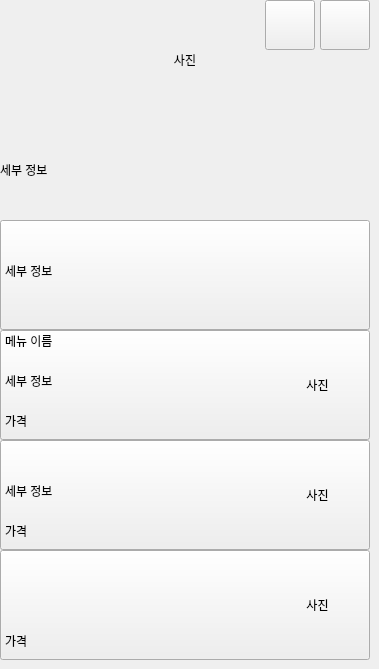
     <widget class="QWidget" name="page_3">
      <widget class="QLabel" name="lb_Menu_name3">
       <property name="geometry">
        <rect>
         <x>5</x>
         <y>440</y>
         <width>201</width>
         <height>21</height>
        </rect>
       </property>
       <property name="text">
        <string>메뉴 이름</string>
       </property>
      </widget>
      <widget class="QLabel" name="lb_Menu_Detail">
       <property name="geometry">
        <rect>
         <x>0</x>
         <y>120</y>
         <width>370</width>
         <height>100</height>
        </rect>
       </property>
       <property name="text">
        <string>세부 정보</string>
       </property>
      </widget>
      <widget class="QPushButton" name="Btn_Menu2">
       <property name="geometry">
        <rect>
         <x>0</x>
         <y>330</y>
         <width>370</width>
         <height>110</height>
        </rect>
       </property>
       <property name="text">
        <string/>
       </property>
       <property name="flat">
        <bool>false</bool>
       </property>
      </widget>
      <widget class="QLabel" name="lb_Menu_Detail4">
       <property name="geometry">
        <rect>
         <x>5</x>
         <y>590</y>
         <width>201</width>
         <height>21</height>
        </rect>
       </property>
       <property name="text">
        <string>세부 정보</string>
       </property>
      </widget>
      <widget class="QPushButton" name="Btn_Menu_Back">
       <property name="geometry">
        <rect>
         <x>0</x>
         <y>0</y>
         <width>50</width>
         <height>50</height>
        </rect>
       </property>
       <property name="styleSheet">
        <string notr="true">border-image: url(:/Image/Back_2.png);</string>
       </property>
       <property name="text">
        <string/>
       </property>
       <property name="flat">
        <bool>true</bool>
       </property>
      </widget>
      <widget class="QLabel" name="lb_Menu_name2">
       <property name="geometry">
        <rect>
         <x>5</x>
         <y>330</y>
         <width>201</width>
         <height>21</height>
        </rect>
       </property>
       <property name="text">
        <string>메뉴 이름</string>
       </property>
      </widget>
      <widget class="QPushButton" name="Btn_Menu3">
       <property name="geometry">
        <rect>
         <x>0</x>
         <y>440</y>
         <width>370</width>
         <height>110</height>
        </rect>
       </property>
       <property name="text">
        <string/>
       </property>
       <property name="flat">
        <bool>false</bool>
       </property>
      </widget>
      <widget class="QLabel" name="lb_Menu_Detail3">
       <property name="geometry">
        <rect>
         <x>5</x>
         <y>480</y>
         <width>201</width>
         <height>21</height>
        </rect>
       </property>
       <property name="text">
        <string>세부 정보</string>
       </property>
      </widget>
      <widget class="QLabel" name="lb_Menu_Photo1">
       <property name="geometry">
        <rect>
         <x>270</x>
         <y>220</y>
         <width>95</width>
         <height>110</height>
        </rect>
       </property>
       <property name="text">
        <string>사진</string>
       </property>
       <property name="alignment">
        <set>Qt::AlignCenter</set>
       </property>
      </widget>
      <widget class="QLabel" name="lb_Menu_Price1">
       <property name="geometry">
        <rect>
         <x>5</x>
         <y>300</y>
         <width>201</width>
         <height>21</height>
        </rect>
       </property>
       <property name="text">
        <string>가격</string>
       </property>
      </widget>
      <widget class="QLabel" name="lb_Menu_Price2">
       <property name="geometry">
        <rect>
         <x>5</x>
         <y>410</y>
         <width>201</width>
         <height>21</height>
        </rect>
       </property>
       <property name="text">
        <string>가격</string>
       </property>
      </widget>
      <widget class="QLabel" name="lb_Menu_name4">
       <property name="geometry">
        <rect>
         <x>5</x>
         <y>550</y>
         <width>201</width>
         <height>21</height>
        </rect>
       </property>
       <property name="text">
        <string>메뉴 이름</string>
       </property>
      </widget>
      <widget class="QLabel" name="lb_Menu_Photo2">
       <property name="geometry">
        <rect>
         <x>270</x>
         <y>330</y>
         <width>95</width>
         <height>110</height>
        </rect>
       </property>
       <property name="text">
        <string>사진</string>
       </property>
       <property name="alignment">
        <set>Qt::AlignCenter</set>
       </property>
      </widget>
      <widget class="QLabel" name="lb_Menu_Detail2">
       <property name="geometry">
        <rect>
         <x>5</x>
         <y>370</y>
         <width>201</width>
         <height>21</height>
        </rect>
       </property>
       <property name="text">
        <string>세부 정보</string>
       </property>
      </widget>
      <widget class="QLabel" name="lb_Menu_Price3">
       <property name="geometry">
        <rect>
         <x>5</x>
         <y>520</y>
         <width>201</width>
         <height>21</height>
        </rect>
       </property>
       <property name="text">
        <string>가격</string>
       </property>
      </widget>
      <widget class="QLabel" name="lb_Menu_Photo">
       <property name="geometry">
        <rect>
         <x>0</x>
         <y>0</y>
         <width>370</width>
         <height>120</height>
        </rect>
       </property>
       <property name="text">
        <string>사진</string>
       </property>
       <property name="alignment">
        <set>Qt::AlignCenter</set>
       </property>
      </widget>
      <widget class="QPushButton" name="Btn_Menu4">
       <property name="geometry">
        <rect>
         <x>0</x>
         <y>550</y>
         <width>370</width>
         <height>110</height>
        </rect>
       </property>
       <property name="text">
        <string/>
       </property>
       <property name="flat">
        <bool>false</bool>
       </property>
      </widget>
      <widget class="QPushButton" name="Btn_Menu_Bascket">
       <property name="geometry">
        <rect>
         <x>320</x>
         <y>0</y>
         <width>50</width>
         <height>50</height>
        </rect>
       </property>
       <property name="styleSheet">
        <string notr="true">border-image: url(:/Image/Baskcet.png);</string>
       </property>
       <property name="text">
        <string/>
       </property>
      </widget>
      <widget class="QLabel" name="lb_Menu_name1">
       <property name="geometry">
        <rect>
         <x>5</x>
         <y>220</y>
         <width>201</width>
         <height>21</height>
        </rect>
       </property>
       <property name="text">
        <string>메뉴 이름</string>
       </property>
      </widget>
      <widget class="QPushButton" name="Btn_Menu1">
       <property name="geometry">
        <rect>
         <x>0</x>
         <y>220</y>
         <width>370</width>
         <height>110</height>
        </rect>
       </property>
       <property name="text">
        <string/>
       </property>
       <property name="flat">
        <bool>false</bool>
       </property>
      </widget>
      <widget class="QLabel" name="lb_Menu_Photo4">
       <property name="geometry">
        <rect>
         <x>270</x>
         <y>550</y>
         <width>95</width>
         <height>110</height>
        </rect>
       </property>
       <property name="text">
        <string>사진</string>
       </property>
       <property name="alignment">
        <set>Qt::AlignCenter</set>
       </property>
      </widget>
      <widget class="QPushButton" name="Btn_Menu_home">
       <property name="geometry">
        <rect>
         <x>265</x>
         <y>0</y>
         <width>50</width>
         <height>50</height>
        </rect>
       </property>
       <property name="styleSheet">
        <string notr="true">border-image: url(:/Image/HOME.png);</string>
       </property>
       <property name="text">
        <string/>
       </property>
      </widget>
      <widget class="QLabel" name="lb_Menu_Detail1">
       <property name="geometry">
        <rect>
         <x>5</x>
         <y>260</y>
         <width>201</width>
         <height>21</height>
        </rect>
       </property>
       <property name="text">
        <string>세부 정보</string>
       </property>
      </widget>
      <widget class="QLabel" name="lb_Menu_Price4">
       <property name="geometry">
        <rect>
         <x>5</x>
         <y>630</y>
         <width>201</width>
         <height>21</height>
        </rect>
       </property>
       <property name="text">
        <string>가격</string>
       </property>
      </widget>
      <widget class="QLabel" name="lb_Menu_Photo3">
       <property name="geometry">
        <rect>
         <x>270</x>
         <y>440</y>
         <width>95</width>
         <height>110</height>
        </rect>
       </property>
       <property name="text">
        <string>사진</string>
       </property>
       <property name="alignment">
        <set>Qt::AlignCenter</set>
       </property>
      </widget>
      <zorder>lb_Menu_Photo</zorder>
      <zorder>lb_Menu_name3</zorder>
      <zorder>lb_Menu_Detail</zorder>
      <zorder>Btn_Menu2</zorder>
      <zorder>lb_Menu_Detail4</zorder>
      <zorder>Btn_Menu_Back</zorder>
      <zorder>lb_Menu_name2</zorder>
      <zorder>Btn_Menu3</zorder>
      <zorder>lb_Menu_Detail3</zorder>
      <zorder>lb_Menu_Photo1</zorder>
      <zorder>lb_Menu_Price1</zorder>
      <zorder>lb_Menu_Price2</zorder>
      <zorder>lb_Menu_name4</zorder>
      <zorder>lb_Menu_Photo2</zorder>
      <zorder>lb_Menu_Detail2</zorder>
      <zorder>lb_Menu_Price3</zorder>
      <zorder>Btn_Menu4</zorder>
      <zorder>Btn_Menu_Bascket</zorder>
      <zorder>lb_Menu_name1</zorder>
      <zorder>Btn_Menu1</zorder>
      <zorder>lb_Menu_Photo4</zorder>
      <zorder>Btn_Menu_home</zorder>
      <zorder>lb_Menu_Detail1</zorder>
      <zorder>lb_Menu_Price4</zorder>
      <zorder>lb_Menu_Photo3</zorder>
     </widget>
